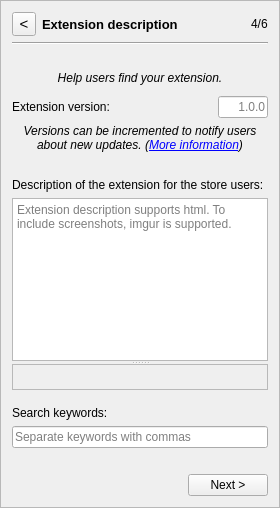
      <widget class="QFrame" name="page4">
       <property name="frameShape">
        <enum>QFrame::StyledPanel</enum>
       </property>
       <property name="frameShadow">
        <enum>QFrame::Raised</enum>
       </property>
       <layout class="QVBoxLayout" name="verticalLayout_4">
        <item>
         <layout class="QHBoxLayout" name="horizontalLayout_9">
          <item>
           <widget class="QToolButton" name="page4Back">
            <property name="minimumSize">
             <size>
              <width>24</width>
              <height>24</height>
             </size>
            </property>
            <property name="maximumSize">
             <size>
              <width>24</width>
              <height>24</height>
             </size>
            </property>
            <property name="font">
             <font>
              <pointsize>11</pointsize>
             </font>
            </property>
            <property name="text">
             <string>&lt;</string>
            </property>
           </widget>
          </item>
          <item>
           <widget class="QLabel" name="label_12">
            <property name="font">
             <font>
              <pointsize>10</pointsize>
              <weight>75</weight>
              <bold>true</bold>
             </font>
            </property>
            <property name="text">
             <string>Extension description</string>
            </property>
           </widget>
          </item>
          <item>
           <spacer name="horizontalSpacer_9">
            <property name="orientation">
             <enum>Qt::Horizontal</enum>
            </property>
            <property name="sizeHint" stdset="0">
             <size>
              <width>40</width>
              <height>20</height>
             </size>
            </property>
           </spacer>
          </item>
          <item>
           <widget class="QLabel" name="label_24">
            <property name="text">
             <string>4/6</string>
            </property>
           </widget>
          </item>
         </layout>
        </item>
        <item>
         <widget class="Line" name="line_4">
          <property name="orientation">
           <enum>Qt::Horizontal</enum>
          </property>
         </widget>
        </item>
        <item>
         <spacer name="verticalSpacer_11">
          <property name="orientation">
           <enum>Qt::Vertical</enum>
          </property>
          <property name="sizeType">
           <enum>QSizePolicy::Fixed</enum>
          </property>
          <property name="sizeHint" stdset="0">
           <size>
            <width>20</width>
            <height>20</height>
           </size>
          </property>
         </spacer>
        </item>
        <item>
         <widget class="QLabel" name="label_41">
          <property name="text">
           <string>&lt;html&gt;&lt;head/&gt;&lt;body&gt;&lt;p&gt;&lt;span style=&quot; font-style:italic;&quot;&gt;Help users find your extension.&lt;/span&gt;&lt;/p&gt;&lt;/body&gt;&lt;/html&gt;</string>
          </property>
          <property name="textFormat">
           <enum>Qt::RichText</enum>
          </property>
          <property name="alignment">
           <set>Qt::AlignCenter</set>
          </property>
          <property name="wordWrap">
           <bool>true</bool>
          </property>
         </widget>
        </item>
        <item>
         <spacer name="verticalSpacer_15">
          <property name="orientation">
           <enum>Qt::Vertical</enum>
          </property>
          <property name="sizeType">
           <enum>QSizePolicy::Fixed</enum>
          </property>
          <property name="sizeHint" stdset="0">
           <size>
            <width>20</width>
            <height>5</height>
           </size>
          </property>
         </spacer>
        </item>
        <item>
         <layout class="QHBoxLayout" name="horizontalLayout_15">
          <item>
           <widget class="QLabel" name="label_20">
            <property name="text">
             <string>&lt;html&gt;&lt;head/&gt;&lt;body&gt;&lt;p&gt;Extension version:&lt;/p&gt;&lt;/body&gt;&lt;/html&gt;</string>
            </property>
            <property name="textFormat">
             <enum>Qt::RichText</enum>
            </property>
            <property name="wordWrap">
             <bool>true</bool>
            </property>
           </widget>
          </item>
          <item>
           <widget class="QLineEdit" name="versionBox">
            <property name="sizePolicy">
             <sizepolicy hsizetype="Fixed" vsizetype="Fixed">
              <horstretch>0</horstretch>
              <verstretch>0</verstretch>
             </sizepolicy>
            </property>
            <property name="maximumSize">
             <size>
              <width>50</width>
              <height>16777215</height>
             </size>
            </property>
            <property name="toolTip">
             <string>&lt;html&gt;&lt;head/&gt;&lt;body&gt;&lt;p&gt;This is the repository that will hold the files of the extension.&lt;/p&gt;&lt;p&gt;This can be a different repository from the main repository where the tbpackage.json file is uploaded.&lt;/p&gt;&lt;/body&gt;&lt;/html&gt;</string>
            </property>
            <property name="text">
             <string/>
            </property>
            <property name="alignment">
             <set>Qt::AlignRight|Qt::AlignTrailing|Qt::AlignVCenter</set>
            </property>
            <property name="placeholderText">
             <string>1.0.0</string>
            </property>
           </widget>
          </item>
         </layout>
        </item>
        <item>
         <widget class="QLabel" name="label_42">
          <property name="text">
           <string>&lt;html&gt;&lt;head/&gt;&lt;body&gt;&lt;p&gt;&lt;span style=&quot; font-style:italic;&quot;&gt;Versions can be incremented to notify users about new updates. (&lt;/span&gt;&lt;a href=&quot;https://semver.org/&quot;&gt;&lt;span style=&quot; font-style:italic; text-decoration: underline; color:#0000ff;&quot;&gt;More information&lt;/span&gt;&lt;/a&gt;&lt;span style=&quot; font-style:italic;&quot;&gt;)&lt;/span&gt;&lt;/p&gt;&lt;/body&gt;&lt;/html&gt;</string>
          </property>
          <property name="textFormat">
           <enum>Qt::RichText</enum>
          </property>
          <property name="alignment">
           <set>Qt::AlignCenter</set>
          </property>
          <property name="wordWrap">
           <bool>true</bool>
          </property>
         </widget>
        </item>
        <item>
         <spacer name="verticalSpacer_26">
          <property name="orientation">
           <enum>Qt::Vertical</enum>
          </property>
          <property name="sizeType">
           <enum>QSizePolicy::Fixed</enum>
          </property>
          <property name="sizeHint" stdset="0">
           <size>
            <width>20</width>
            <height>20</height>
           </size>
          </property>
         </spacer>
        </item>
        <item>
         <widget class="QLabel" name="label_13">
          <property name="text">
           <string>&lt;html&gt;&lt;head/&gt;&lt;body&gt;&lt;p&gt;Description of the extension for the store users:&lt;/p&gt;&lt;/body&gt;&lt;/html&gt;</string>
          </property>
          <property name="textFormat">
           <enum>Qt::RichText</enum>
          </property>
          <property name="wordWrap">
           <bool>true</bool>
          </property>
         </widget>
        </item>
        <item>
         <widget class="QSplitter" name="splitter">
          <property name="orientation">
           <enum>Qt::Vertical</enum>
          </property>
          <property name="handleWidth">
           <number>3</number>
          </property>
          <widget class="QTextEdit" name="descriptionField">
           <property name="sizePolicy">
            <sizepolicy hsizetype="Minimum" vsizetype="Expanding">
             <horstretch>0</horstretch>
             <verstretch>0</verstretch>
            </sizepolicy>
           </property>
           <property name="focusPolicy">
            <enum>Qt::ClickFocus</enum>
           </property>
           <property name="html">
            <string>&lt;!DOCTYPE HTML PUBLIC &quot;-//W3C//DTD HTML 4.0//EN&quot; &quot;http://www.w3.org/TR/REC-html40/strict.dtd&quot;&gt;
&lt;html&gt;&lt;head&gt;&lt;meta name=&quot;qrichtext&quot; content=&quot;1&quot; /&gt;&lt;style type=&quot;text/css&quot;&gt;
p, li { white-space: pre-wrap; }
&lt;/style&gt;&lt;/head&gt;&lt;body style=&quot; font-family:'MS Shell Dlg 2'; font-size:8.25pt; font-weight:400; font-style:normal;&quot;&gt;
&lt;p style=&quot;-qt-paragraph-type:empty; margin-top:0px; margin-bottom:0px; margin-left:0px; margin-right:0px; -qt-block-indent:0; text-indent:0px;&quot;&gt;&lt;br /&gt;&lt;/p&gt;&lt;/body&gt;&lt;/html&gt;</string>
           </property>
           <property name="acceptRichText">
            <bool>false</bool>
           </property>
           <property name="placeholderText">
            <string>Extension description supports html. To include screenshots, imgur is supported.</string>
           </property>
          </widget>
          <widget class="QFrame" name="htmlPanel">
           <property name="sizePolicy">
            <sizepolicy hsizetype="Preferred" vsizetype="Expanding">
             <horstretch>0</horstretch>
             <verstretch>0</verstretch>
            </sizepolicy>
           </property>
           <property name="maximumSize">
            <size>
             <width>16777215</width>
             <height>16777215</height>
            </size>
           </property>
           <property name="frameShape">
            <enum>QFrame::StyledPanel</enum>
           </property>
           <property name="frameShadow">
            <enum>QFrame::Sunken</enum>
           </property>
          </widget>
         </widget>
        </item>
        <item>
         <spacer name="verticalSpacer_12">
          <property name="orientation">
           <enum>Qt::Vertical</enum>
          </property>
          <property name="sizeType">
           <enum>QSizePolicy::Fixed</enum>
          </property>
          <property name="sizeHint" stdset="0">
           <size>
            <width>20</width>
            <height>10</height>
           </size>
          </property>
         </spacer>
        </item>
        <item>
         <widget class="QLabel" name="label_14">
          <property name="text">
           <string>&lt;html&gt;&lt;head/&gt;&lt;body&gt;&lt;p&gt;Search keywords:&lt;/p&gt;&lt;/body&gt;&lt;/html&gt;</string>
          </property>
          <property name="textFormat">
           <enum>Qt::RichText</enum>
          </property>
          <property name="wordWrap">
           <bool>true</bool>
          </property>
         </widget>
        </item>
        <item>
         <widget class="QLineEdit" name="keywordsBox">
          <property name="text">
           <string/>
          </property>
          <property name="placeholderText">
           <string>Separate keywords with commas</string>
          </property>
         </widget>
        </item>
        <item>
         <spacer name="verticalSpacer_27">
          <property name="orientation">
           <enum>Qt::Vertical</enum>
          </property>
          <property name="sizeType">
           <enum>QSizePolicy::Fixed</enum>
          </property>
          <property name="sizeHint" stdset="0">
           <size>
            <width>20</width>
            <height>20</height>
           </size>
          </property>
         </spacer>
        </item>
        <item>
         <layout class="QHBoxLayout" name="horizontalLayout_8">
          <item>
           <spacer name="horizontalSpacer_8">
            <property name="orientation">
             <enum>Qt::Horizontal</enum>
            </property>
            <property name="sizeHint" stdset="0">
             <size>
              <width>40</width>
              <height>20</height>
             </size>
            </property>
           </spacer>
          </item>
          <item>
           <widget class="QPushButton" name="page4Next">
            <property name="text">
             <string>Next &gt;</string>
            </property>
           </widget>
          </item>
         </layout>
        </item>
       </layout>
      </widget>
